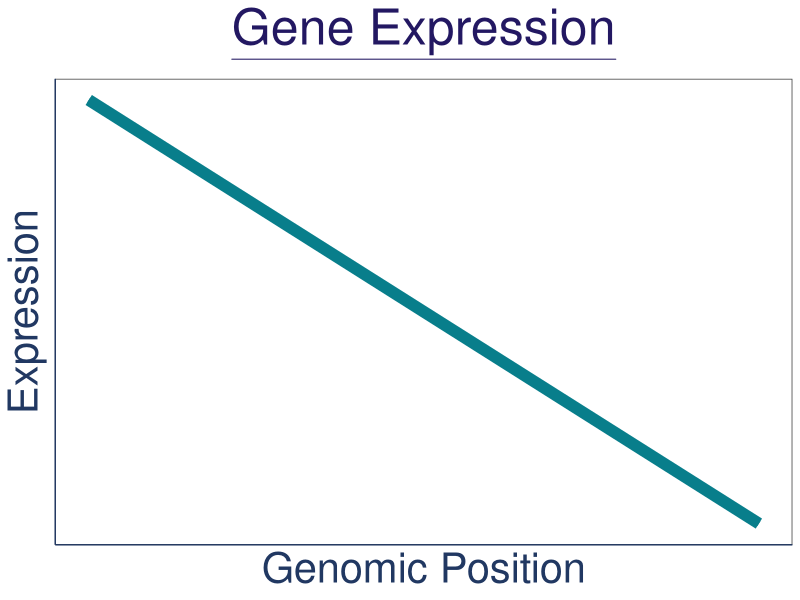
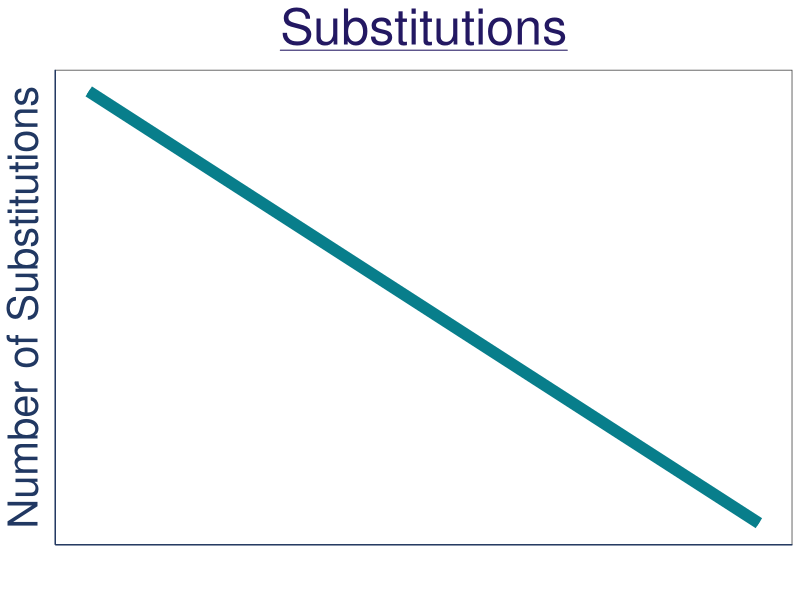
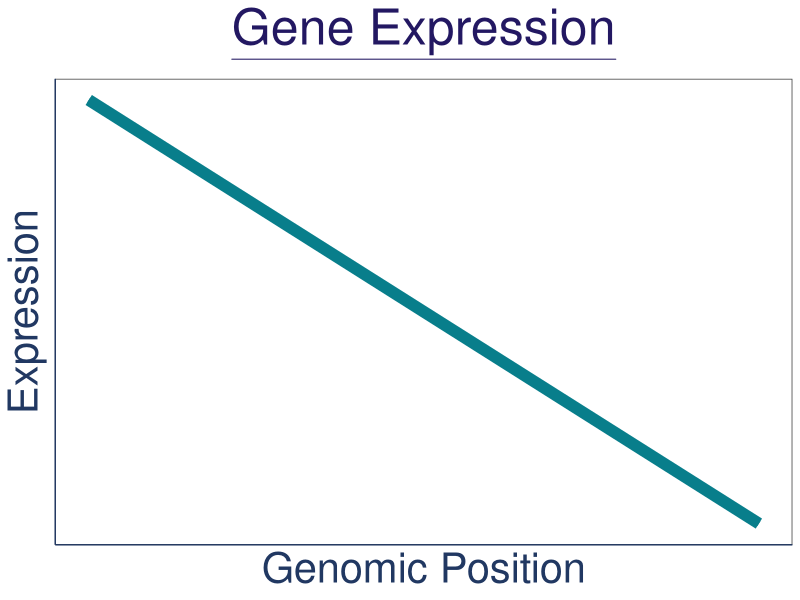
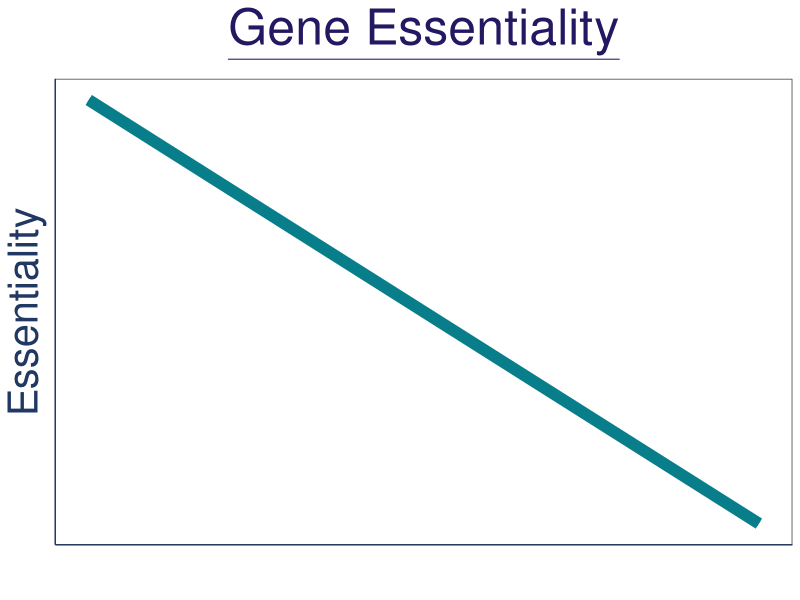
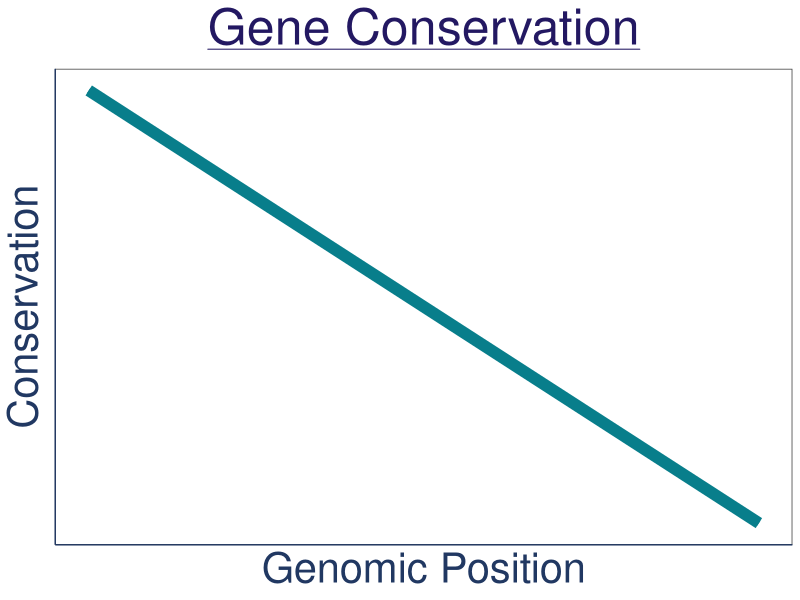
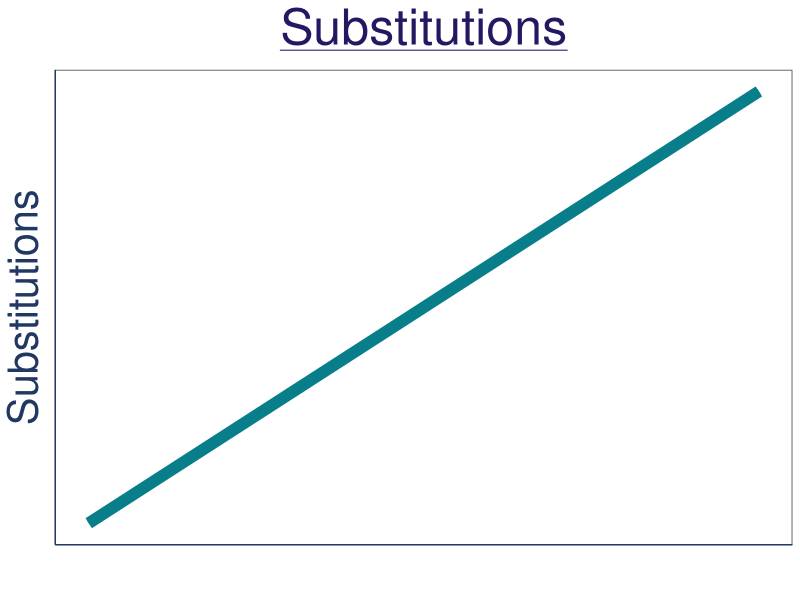
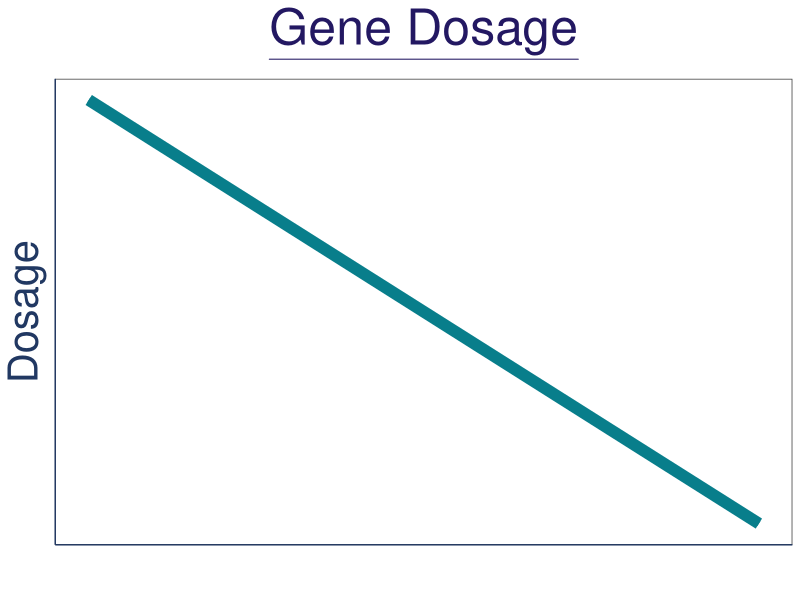

Reproduce these figures in R, in order.
setwd("C:/Users/synch/Documents/PhD/Bioinformatics_Lecture/Spatial_genome_trends_graphs/")
##### fake graphs for spatial genomic trends####
library(ggplot2)
require(ggplot2)
require("ggplot2")
library(grid)
library(gridBase)

theme_set(theme_bw()
          + theme(axis.text.x=element_blank(),
            axis.ticks.x=element_blank(),
            axis.text.y=element_blank(),
            axis.title.x=element_text(color = "#213862"),
            axis.title.y=element_text(color = "#213862"),
            axis.ticks.y=element_blank(),
            plot.title = element_text(color = "#231862",hjust = 0.5), 
            text = element_text(size=24))
          + theme(panel.grid.major = element_blank(), panel.grid.minor = element_blank(),
                  panel.background = element_blank(), axis.line = element_line(colour = "#213862"))
)

x <- seq(1,10,1)
y <- seq(1,10,1)
rev_y <- rev(y)
exp <- rep("exp", 10)
mut <- rep("mut", 10)
ess <- rep("ess", 10)
cons <- rep("cons", 10)
df_mut <- data.frame(cbind(x,y,mut))
df_exp <- data.frame(cbind(x,rev_y,exp))
df_ess <- data.frame(cbind(x,rev_y,ess))
df_cons <- data.frame(cbind(x,rev_y,cons))
df_pos <- data.frame(cbind(x,y))
df_neg <- data.frame(cbind(x,rev_y))
colnames(df_mut)[3] <- "trend"
colnames(df_exp)[3] <- "trend"
colnames(df_exp)[2] <- "y"
colnames(df_cons)[2] <- "y"
colnames(df_ess)[2] <- "y"
colnames(df_ess)[3] <- "trend"
colnames(df_cons)[3] <- "trend"

df_all <- data.frame(rbind(df_ess, df_exp, df_cons, df_mut))

#ggplot(data=df_all, aes(x=x, y=x, group=1)) +
#  geom_smooth(method = "lm", se =F, formula = y~x) +
#  facet_wrap(~trend, ncol = 2) +geom_line(color="#1A936F", size=4)+
#  geom_point(pch=".", color="#1A936F") +
#  geom_line(color="#CBE896", size=2)+
#  geom_point(pch=".", color="#CBE896")
#
#  geom_point()
#  
mut_rate <- ggplot(data=df_pos, aes(x=x, y=x, group=1)) +
  geom_line(color="#087E8B", size=4)+
#  geom_line(color="#FE5F55", size=4)+
#  geom_line(color="#FE5F55", size=2)+
  geom_line(color="#087E8B", size=2)+
#  geom_point(pch=".", color="#CBE896") +
#  geom_point(pch=".", color="#FE5F55") +
  theme(plot.title = element_text(hjust = 0.5), 
        text = element_text(size=30)) +
  ggtitle(expression(paste(underline("Substitutions")))) +
  labs(x = "", y = "Substitutions") 
#  labs(x = "Genomic Position", y = "Mutation Rate") +
#  theme(axis.text.x=element_blank(),
#        axis.ticks.x=element_blank(),
#        axis.text.y=element_blank(),
#        axis.title.x=element_text(color = "#074F57"),
#        axis.title.y=element_text(color = "#074F57"),
#        axis.ticks.y=element_blank(),
#        plot.title = element_text(color = "#074F57"))+
#  theme(panel.grid.major = element_blank(), panel.grid.minor = element_blank(),
#        panel.background = element_blank(), axis.line = element_line(colour = "#074F57"))


conserv <- ggplot(data=df_neg, aes(x=x, y=rev_y, group=1)) +
#  geom_line(color="#FE5F55", size=4)+
  geom_line(color="#087E8B", size=4)+
  geom_line(color="#087E8B", size=2)+
#  geom_line(color="#FE5F55", size=2)+
  theme(plot.title = element_text(hjust = 0.5), 
        text = element_text(size=30)) +
ggtitle(expression(paste(underline("Gene Conservation")))) +
#  annotate("text", x = 7, y = 9.5, label = "Gene Conservation", color = "#074F57", size = 13) +
  labs(x = "Genomic Position", y = "Conservation") +
  theme(axis.text.x=element_blank(),
        axis.ticks.x=element_blank(),
        axis.text.y=element_blank(),
        axis.ticks.y=element_blank(),
)
expression <- ggplot(data=df_neg, aes(x=x, y=rev_y, group=1)) +
#  geom_line(color="#FE5F55", size=4)+
  geom_line(color="#087E8B", size=4)+
  geom_line(color="#087E8B", size=2)+
#  geom_line(color="#FE5F55", size=2)+
  theme(plot.title = element_text(hjust = 0.5), 
        text = element_text(size=30)) +
  ggtitle(expression(paste(underline("Gene Expression")))) +
#  annotate("text", x = 7.5, y = 9.5, label = "Gene Expression", color = "#074F57", size = 13) +
  labs(x = "Genomic Position", y = "Expression") +
  theme(axis.text.x=element_blank(),
        axis.ticks.x=element_blank(),
        axis.text.y=element_blank(),
        axis.ticks.y=element_blank()
)

dosage <- ggplot(data=df_neg, aes(x=x, y=rev_y, group=1)) +
  geom_line(color="#087E8B", size=4)+
  #  geom_line(color="#FE5F55", size=4)+
  geom_line(color="#087E8B", size=2)+
  #  geom_line(color="#FE5F55", size=2)+
  theme(plot.title = element_text(hjust = 0.5), 
        text = element_text(size=30)) +
  ggtitle(expression(paste(underline("Gene Dosage")))) +
  labs(x = "", y = "Dosage") +
  #  labs(x = "Genomic Position", y = "Essentiality") +
  theme(axis.text.x=element_blank(),
        axis.ticks.x=element_blank(),
        axis.text.y=element_blank(),
                axis.ticks.y=element_blank(),
)







essential <- ggplot(data=df_neg, aes(x=x, y=rev_y, group=1)) +
  geom_line(color="#087E8B", size=4)+
#  geom_line(color="#FE5F55", size=4)+
  geom_line(color="#087E8B", size=2)+
#  geom_line(color="#FE5F55", size=2)+
  theme(plot.title = element_text(hjust = 0.5), 
        text = element_text(size=30)) +
  ggtitle(expression(paste(underline("Gene Essentiality")))) +
  labs(x = "", y = "Essentiality") +
#  labs(x = "Genomic Position", y = "Essentiality") +
  theme(axis.text.x=element_blank(),
        axis.ticks.x=element_blank(),
        axis.text.y=element_blank(),
        axis.ticks.y=element_blank(),
)

rev_y_subs <- c(5.5,5,4.5,4,3.5,3,2.5,2,1.5,1)
exp_results <- ggplot(data=df_neg, aes(x=x, y=rev_y_subs, group=1)) +
  geom_line(color="#087E8B", size=4)+
  geom_line(color="#087E8B", size=2)+
  theme(plot.title = element_text(hjust = 0.5), 
        text = element_text(size=30)) +
  ggtitle("Gene Expression") +
  labs(x = "Genomic Position", y = "Expression") +
  theme(axis.text.x=element_blank(),
        axis.ticks.x=element_blank(),
        axis.text.y=element_blank(),
        axis.ticks.y=element_blank(),
  )
pdf("exp_results_graph.pdf")
expression
dev.off()


sub_results <- ggplot(data=df_neg, aes(x=x, y=rev_y_subs, group=1)) +
  geom_line(color="#087E8B", size=4)+
  geom_line(color="#087E8B", size=2)+
  theme(plot.title = element_text(hjust = 0.5), 
        text = element_text(size=30)) +
  ggtitle(expression(paste(underline("Substitutions")))) +
  labs(x = "", y = "Number of Substitutions") +
  theme(axis.text.x=element_blank(),
        axis.ticks.x=element_blank(),
        axis.text.y=element_blank(),
        axis.ticks.y=element_blank(),
  )
pdf("sub_results_graph.pdf")
sub_results
dev.off()

pdf("exp_graph.pdf")
expression
dev.off()


pdf("ess_graph.pdf")
essential
dev.off()


pdf("cons_graph.pdf")
conserv
dev.off()

pdf("mut_graph.pdf")
mut_rate
dev.off()


pdf("dosage_graph.pdf")
dosage
dev.off()
